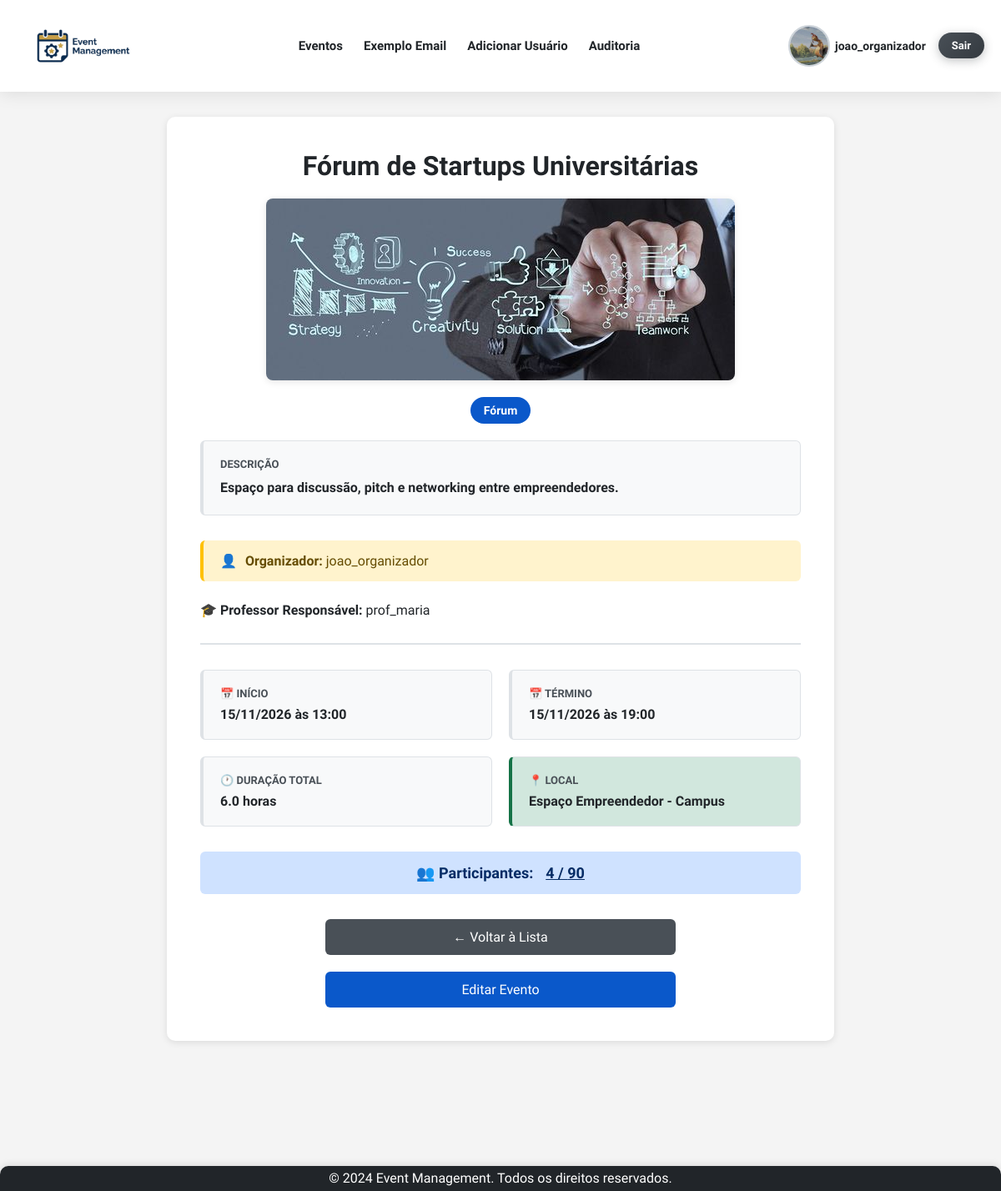
/event/13/ (signed in), run on an earlier commit of the app's database.
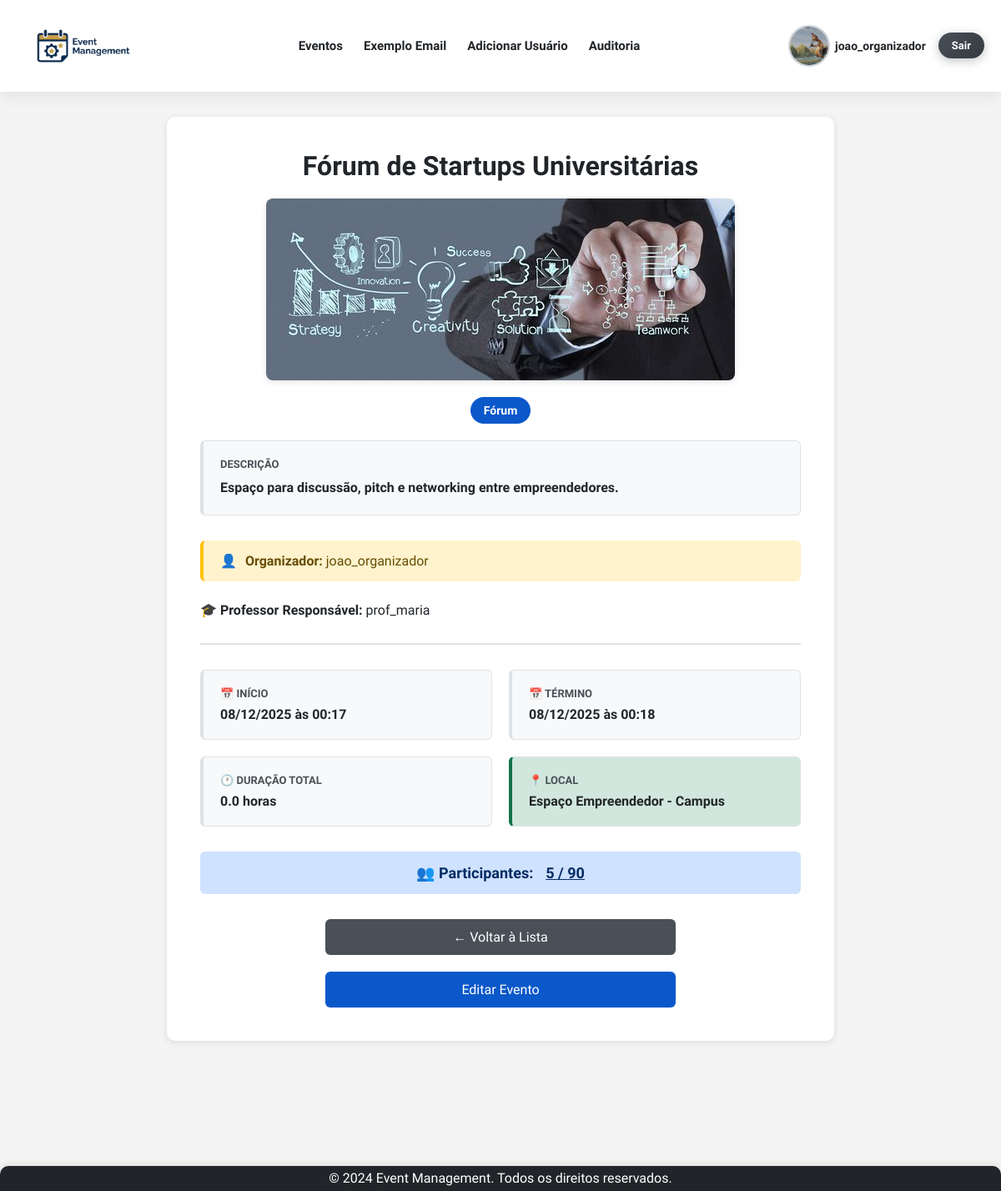
And on a later commit of the database.
### app/models.py (models this page shows, shortened)
class Event(models.Model):
    event_type_choices = [
        ('Palestra', 'Palestra'),
        ('Workshop', 'Workshop'),
        ('Seminário', 'Seminário'),
        ('Curso', 'Curso'),
        ('Congresso', 'Congresso'),
        ('Simpósio', 'Simpósio'),
        ('Fórum', 'Fórum'),
        ('Mesa Redonda', 'Mesa Redonda'),
    ]
    title = models.CharField(max_length=200, verbose_name="Título")
    description = models.TextField(verbose_name="Descrição")
    image = models.ImageField(
        upload_to='eventos/',
        verbose_name='Imagem do Evento',
        null=True,
        blank=True
    )
    initial_date = models.DateField(default= '9999-12-31', verbose_name="Data de Início")
    final_date = models.DateField(default='9999-12-31', verbose_name="Data Final")
    location = models.CharField(max_length=200, verbose_name="Local")
    max_capacity = models.IntegerField(verbose_name="Capacidade Máxima")
    creator = models.ForeignKey(
        settings.AUTH_USER_MODEL,
        on_delete=models.CASCADE,
        related_name='created_events', # Relacionamento reverso para eventos criados pelo usuário.
        null=True,
        blank=True,
        verbose_name="Criador"
    )
    professor = models.ForeignKey(
        settings.AUTH_USER_MODEL,
        on_delete=models.SET_NULL,  # Mantém o evento se o professor for deletado (o campo será nulo).
        null=True,
        blank=True,
        verbose_name="Professor Responsável",
        related_name="instructed_events",
        limit_choices_to={'user_type': 'Professor'} # Limita as opções de escolha no admin/formulário.
    )
    event_type = models.CharField(max_length=20, choices=event_type_choices, default='Palestra', verbose_name="Tipo de Evento")
    event_start = models.TimeField(null=False, blank=True, verbose_name="Horario de Início")
    event_end = models.TimeField(null=False, blank=True, verbose_name="Horario de Término")
    participants = models.ManyToManyField(
        settings.AUTH_USER_MODEL,
        through='EventParticipant', # Define que a relação M2M será gerenciada pelo modelo EventParticipant.
        through_fields=('event', 'participant'),
        related_name='attended_events', # Relacionamento reverso para eventos que o usuário participa.
        blank=True,
        verbose_name="Participantes"
    )
    event_finalized = models.BooleanField(default=False, verbose_name="Evento Finalizado")
    class Meta:
        db_table = 'event'
        ordering = ['initial_date']
        verbose_name = 'Evento'
        verbose_name_plural = 'Eventos'
    @property
    def calculated_duration_hours(self):
        start_datetime = datetime.combine(self.initial_date, self.event_start)
        final_datetime = datetime.combine(self.final_date, self.event_end)
        duration = final_datetime - start_datetime
        return round(duration.total_seconds() / 3600, 1) # Calcula a duração total em horas.
    @property
    def current_participants_count(self):
        return self.participants.count() # Retorna a contagem atual de participantes.
    @property
    def is_full(self):
        return self.current_participants_count >= self.max_capacity # Verifica se a capacidade máxima foi atingida.
    @property
    def is_over(self):
        return date.today() >= self.final_date

class UserRegister(AbstractBaseUser):
    type_user_choices = [
        ('Estudante', 'Estudante'),
        ('Professor', 'Professor'),
        ('Organizador', 'Organizador'),
    ]
    username = models.CharField(max_length=150, unique=True)
    email = models.EmailField(unique=True)
    name = models.CharField(max_length=150)
    phone = models.CharField(max_length=20, blank=True, null=True)
    institution = models.CharField(max_length=150, blank=True, null=True)
    user_type = models.CharField(max_length=20, choices=type_user_choices, default ='Estudante', verbose_name="Tipo de Usuário")
    image = models.ImageField(upload_to='usuarios/', null=True, blank=True)
    USERNAME_FIELD = 'username' # Define 'username' como o campo usado para login.
    REQUIRED_FIELDS = ['email', 'name'] # Define os campos obrigatórios na criação de usuário (além de USERNAME_FIELD e password).
    objects = UserRegisterManager() # Associa o Manager customizado ao modelo.
    class Meta:
        db_table = 'user_register'
        ordering = ['username']
        verbose_name = 'Registro de Usuário'
        verbose_name_plural = 'Registros de Usuário'
    def __str__(self):
        return self.username

### app/views.py (the view)
# urls.py: path('event/<int:pk>/', views.event_detail, name='event_detail'),
def event_detail(request, pk):
    event = get_object_or_404(Event, pk=pk) # Busca o evento ou retorna 404.
    context = {
        'event': event,
        'is_registered': request.user.is_authenticated and event.participants.filter(pk=request.user.pk).exists() # Verifica se o usuário logado está inscrito no evento.
    }
    return render(request, 'event/event_detail.html', context)

### app/templates/event/event_detail.html (shortened to what this page needs)
{% extends 'base.html' %}
{% block content %}
<div class="event-detail-container">
    <h2>{{ event.title }}</h2>
    {% if event.image %}
        <img src="{{ event.image.url }}" alt="Imagem de {{ event.title }}" class="event-image">
    {% endif %}
    <div style="text-align: center; margin-bottom: 20px;">
        <span class="event-type-badge">{{ event.event_type }}</span>
    </div>
    <div class="event-info-grid">
        <div class="event-info-card description-card">
            <div class="event-info-label">
                Descrição
            </div>
            <div class="event-info-value description-content">
                {{ event.description }}
            </div>
        </div>
    </div>
    {% if event.creator %}
    <div class="event-creator-info">
        <span>👤</span>
        <span><strong>Organizador:</strong> {{ event.creator.username }}</span>
    </div>
    {% endif %}
    {% if event.professor %}
    <div class="event-professor-info">
        <span>🎓</span>
        <span><strong>Professor Responsável:</strong> {{ event.professor }}</span>
    </div>
    {% endif %}
    <hr>
    <div class="event-info-grid">
        <div class="event-info-card">
            <div class="event-info-label">
                📅 Início
            </div>
            <div class="event-info-value">
                {{ event.initial_date|date:"d/m/Y" }} às {{ event.event_start|date:"H:i" }}
            </div>
        </div>
        <div class="event-info-card">
            <div class="event-info-label">
                📅 Término
            </div>
            <div class="event-info-value">
                {{ event.final_date|date:"d/m/Y" }} às {{ event.event_end|date:"H:i" }}
            </div>
        </div>
        <div class="event-info-card">
            <div class="event-info-label">
                🕐 Duração Total
            </div>
            <div class="event-info-value">
                {{ event.calculated_duration_hours }} horas
            </div>
        </div>
        <div class="event-info-card highlight">
            <div class="event-info-label">
                📍 Local
            </div>
            <div class="event-info-value">
                {{ event.location }}
            </div>
        </div>
    </div>
    <div class="event-capacity {% if event.is_full %}full{% endif %}">
        <span>👥 Participantes:</span>
        {% if request.user == event.creator or request.user in event.participants.all %}
            <a href="{% url 'event_participants' pk=event.pk %}"
               style="text-decoration: underline; color: inherit; font-weight: bold;"
               title="Clique para ver a lista de nomes">
                {{ event.participants.count }} / {{ event.max_capacity }}
            </a>
        {% else %}
            <span>{{ event.participants.count }} / {{ event.max_capacity }}</span>
        {% endif %}
    </div>
    <a href="{% url 'event_list' %}" class="back-link">← Voltar à Lista</a>
    {% if request.user == event.creator %}
        <a href="{% url 'event_edit' pk=event.pk %}" class="btn-edit {% if not event.event_finalized and event.is_over %}animacao-suave{% else %}animacao-destaque-edit{% endif %}">
        Editar Evento
        </a>
        {% endif %}
</div>
{% endblock %}

What changed in the data, as far as the page shows it:
changed Event "Fórum de Startups Universitárias": initial_date "15/11/2026" → "08/12/2025"; event_start "13:00" → "00:17"; final_date "15/11/2026" → "08/12/2025"; event_end "19:00" → "00:18"; calculated_duration_hours "6.0" → "0.0"; participants.count "4" → "5"
